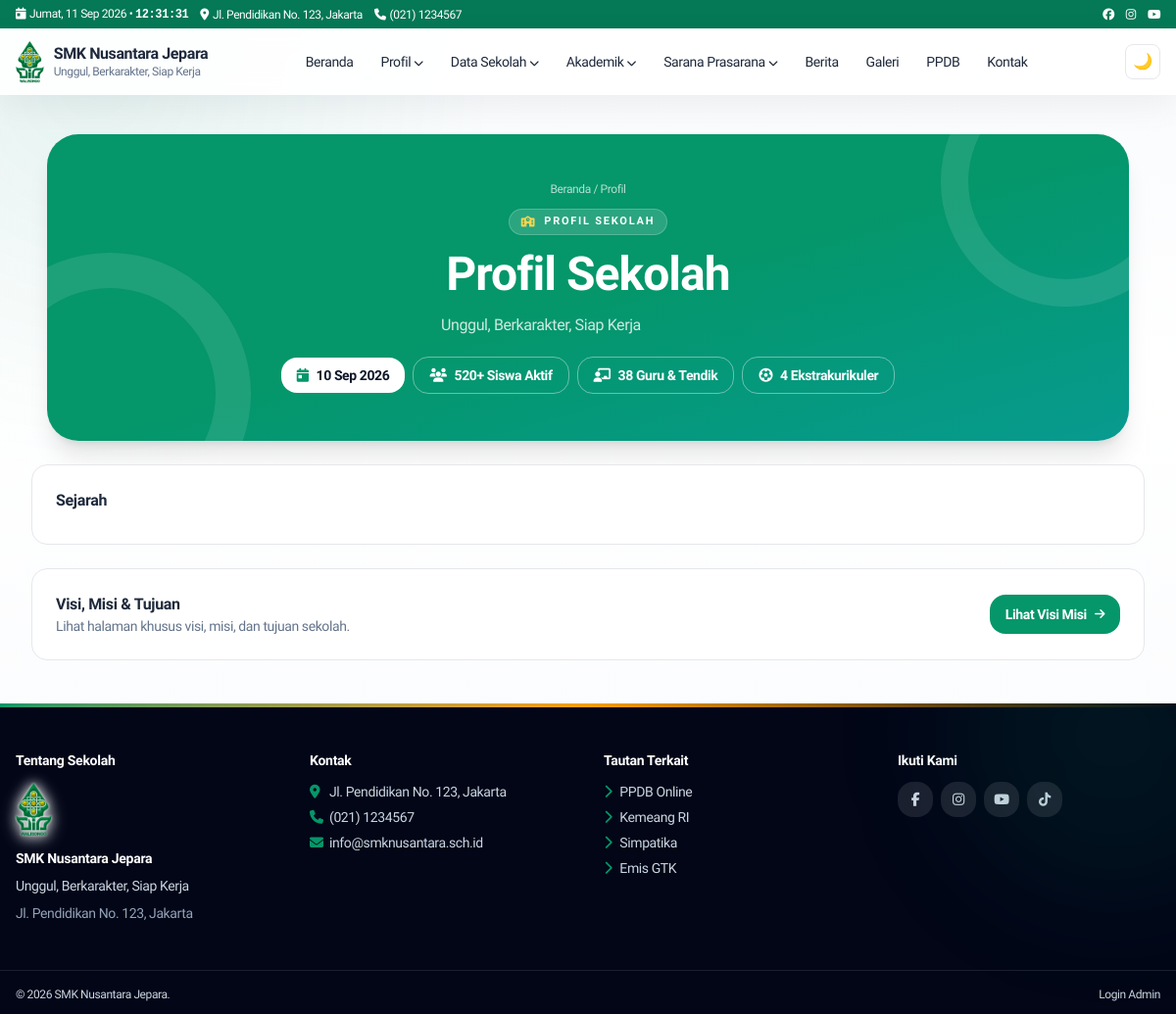
The page /profil on the database its author committed.
### tables this page shows
CREATE TABLE IF NOT EXISTS settings (
  id INT UNSIGNED AUTO_INCREMENT PRIMARY KEY,
  `key` VARCHAR(100) NOT NULL UNIQUE,
  `value` TEXT DEFAULT NULL,
  updated_at TIMESTAMP DEFAULT CURRENT_TIMESTAMP ON UPDATE CURRENT_TIMESTAMP
);

CREATE TABLE IF NOT EXISTS menu_items (
  id INT UNSIGNED AUTO_INCREMENT PRIMARY KEY,
  menu_id INT UNSIGNED NOT NULL,
  parent_id INT UNSIGNED DEFAULT NULL,
  label VARCHAR(150) NOT NULL,
  url VARCHAR(500) NOT NULL,
  target VARCHAR(20) DEFAULT '_self',
  sort_order INT DEFAULT 0,
  is_active TINYINT(1) DEFAULT 1,
  kind VARCHAR(20) NOT NULL DEFAULT 'link',
  mega_id INT UNSIGNED DEFAULT NULL,
  INDEX idx_menu_parent (menu_id, parent_id, sort_order),
  CONSTRAINT fk_mi_menu FOREIGN KEY (menu_id) REFERENCES menus(id) ON DELETE CASCADE,
  CONSTRAINT fk_mi_parent FOREIGN KEY (parent_id) REFERENCES menu_items(id) ON DELETE CASCADE
);

CREATE TABLE IF NOT EXISTS widgets (
  id INT UNSIGNED AUTO_INCREMENT PRIMARY KEY,
  area VARCHAR(60) NOT NULL,
  type VARCHAR(60) NOT NULL,
  title VARCHAR(150) DEFAULT NULL,
  content MEDIUMTEXT DEFAULT NULL,
  animation VARCHAR(30) NOT NULL DEFAULT 'zoom',
  sort_order INT DEFAULT 0,
  is_active TINYINT(1) DEFAULT 1,
  INDEX idx_area (area, is_active, sort_order)
);

### core/Router.php (called while the page is built, shortened)
<?php
final class Router {
 public static function dispatch(): void {
  require ROOT . '/pages/router.php';
 }
}

### index.php (called while the page is built, shortened)
<?php
require __DIR__ . '/config/database.php';
Router::dispatch();

### core/Database.php (called while the page is built, shortened)
<?php
final class Database {
    private static ?PDO $pdo = null;
    public static function conn(): PDO {
        if (self::$pdo) return self::$pdo;
        $c = require dirname(__DIR__) . '/config/database.php';
        $dsn = "mysql:host={$c['host']};dbname={$c['name']};charset={$c['charset']}";
        self::$pdo = new PDO($dsn, $c['user'], $c['pass'], [
            PDO::ATTR_ERRMODE => PDO::ERRMODE_EXCEPTION,
            PDO::ATTR_DEFAULT_FETCH_MODE => PDO::FETCH_ASSOC,
            PDO::ATTR_EMULATE_PREPARES => false,
        ]);
        return self::$pdo;
    }
    public static function setting(string $key, string $def = ''): string {
        try {
            $s = self::conn()->prepare('SELECT `value` FROM settings WHERE `key`=?');
            $s->execute([$key]);
            return (string)($s->fetchColumn() ?? $def);
        } catch (Throwable) { return $def; }
    }
}

### core/Helper.php (called while the page is built, shortened)
<?php
final class Helper {
    public static function e(?string $v): string { return htmlspecialchars((string)$v, ENT_QUOTES, 'UTF-8'); }
    public static function url(string $p = ''): string { return rtrim(BASE_URL, '/') . '/' . ltrim($p, '/'); }
    public static function menuUrl(string $u): array {
        $u = trim($u);
        if ($u === '' || $u === '#') return ['#', '_self'];
        $low = strtolower($u);
        if (str_starts_with($low, 'http://') || str_starts_with($low, 'https://')) return [$u, '_blank'];
        return [self::url(ltrim($u, '/')), '_self'];
    }
    public static function upload(string $p): string { return self::url('assets/uploads/' . ltrim($p, '/')); }
}

### pages/profile.php (the view, shortened to what this page needs)
<?php
require ROOT.'/templates/frontend/header.php';
?>
<div class="w-full px-4 md:px-8 py-10">
<?php
$heroBadge='<i class="fa fa-school text-amber-300"></i>Profil Sekolah';
$heroCrumb='<a href="'.Helper::url().'" class="hover:text-white">Beranda</a> / Profil';
require ROOT.'/templates/frontend/page-hero.php'; ?>
<div class="bg-white dark:bg-slate-800 border rounded-2xl p-6 mt-6 reveal min-w-0 max-w-full overflow-hidden"><h2 class="font-bold mb-2">Sejarah</h2></div>
<div class="bg-white dark:bg-slate-800 border rounded-2xl p-6 mt-6 reveal flex flex-col sm:flex-row sm:items-center gap-3 min-w-0 max-w-full overflow-hidden"><div class="min-w-0"><h2 class="font-bold">Visi, Misi & Tujuan</h2><p class="text-sm text-slate-500">Lihat halaman khusus visi, misi, dan tujuan sekolah.</p></div><a href="<?= Helper::url('visi-misi') ?>" class="sm:ml-auto shrink-0 inline-flex items-center gap-2 bg-emerald-600 text-white text-sm font-bold px-4 py-2.5 rounded-xl hover:bg-emerald-500">Lihat Visi Misi <i class="fa fa-arrow-right text-xs"></i></a></div>
</div>
<?php require ROOT.'/templates/frontend/footer.php'; ?>

### templates/frontend/navbar.php (shortened to what this page needs)
<?php
$top_addr = Database::setting('address','Jl. Pendidikan No.123');
$top_phone = Database::setting('phone','(021) 1234567');
$school = Database::setting('school_name','SMK Nusantara');
$tagline = Database::setting('tagline','Unggul, Berkarakter');
$logo = Database::setting('logo','');
try {
$db = Database::conn();
$mm = $db->query("SELECT * FROM menus WHERE location='primary' LIMIT 1")->fetch();
$items = [];
if ($mm) {
  $st = $db->prepare("SELECT * FROM menu_items WHERE menu_id=? AND is_active=1 ORDER BY sort_order");
  $st->execute([$mm['id']]); $items = $st->fetchAll();
}
} catch (Throwable) { $items=[]; $mega=[]; }
function menuTree($items,$parent=null){ $o=[]; foreach($items as $i){ if(($i['parent_id']??null)==$parent) $o[]=$i; } return $o; }
function menuLink($u,$forceTarget=null){ [$href,$t]=Helper::menuUrl($u); $t=$forceTarget?:$t; return 'href="'.Helper::e($href).'"'.($t==='_blank'?' target="_blank" rel="noopener noreferrer"':''); }
?>
<div class="bg-emerald-700 text-white text-xs block"><div class="max-w-7xl mx-auto px-4 py-1.5 flex justify-between items-center gap-2">
<div class="flex gap-3 min-w-0 items-center flex-wrap"><span class="shrink-0"><i class="fa fa-calendar-day mr-1"></i><span data-clock-date><?= Helper::tgl(date('Y-m-d')) ?></span> • <span data-clock-time class="font-mono font-bold"><?= date('H:i:s') ?></span></span><span class="hidden sm:inline truncate"><i class="fa fa-location-dot mr-1"></i><?= Helper::e($top_addr) ?></span><span class="hidden md:inline"><i class="fa fa-phone mr-1"></i><?= Helper::e($top_phone) ?></span><span class="hidden xl:inline"><i class="fa fa-envelope mr-1"></i><?= Helper::e($top_email) ?></span></div>
<div class="flex gap-3 shrink-0"><a href="#" aria-label="Facebook"><i class="fab fa-facebook"></i></a><a href="#" aria-label="Instagram"><i class="fab fa-instagram"></i></a><a href="#" aria-label="Youtube"><i class="fab fa-youtube"></i></a></div>
</div></div>
<header id="mainNav" class="sticky top-0 z-50 bg-white/90 dark:bg-slate-900/90 backdrop-blur border-b-0 transition">
<div class="max-w-7xl mx-auto px-4 py-3 flex items-center justify-between gap-3">
<a href="<?= Helper::url() ?>" class="flex items-center gap-2.5"><?php if($logo): ?><img src="<?= Helper::upload($logo) ?>" alt="Logo <?= Helper::e($school) ?>" class="h-11 w-auto object-contain shrink-0"><?php else: ?><span class="w-11 h-11 rounded-xl bg-emerald-600 text-white grid place-items-center font-bold shadow-sm"><?= Helper::e(mb_substr($school,0,1)) ?></span><?php endif; ?><span><span class="block font-extrabold leading-tight"><?= Helper::e($school) ?></span><span class="block text-xs text-slate-500"><?= Helper::e($tagline) ?></span></span></a>
<nav class="hidden lg:flex items-center gap-1 text-sm font-medium" id="deskMenu">
<?php foreach(menuTree($items) as $m): $ch=menuTree($items,$m['id']); $hasMega=false;
if(!$hasMega){ foreach($mega as $g){ if(($g['label']??'')===$m['label']) $hasMega=$g; } } ?>
<?php if($hasMega): $cols=json_decode($hasMega['columns_json']??'[]',true)?:[]; ?>
<div class="relative group"><button class="px-3 py-2 rounded-lg hover:bg-emerald-50"><?= Helper::e($m['label']) ?> <i class="fa fa-chevron-down text-[10px]"></i></button>
<div class="absolute left-1/2 -translate-x-1/2 top-full pt-2 opacity-0 invisible group-hover:opacity-100 group-hover:visible transition"><div class="bg-white dark:bg-slate-800 rounded-2xl shadow-xl border p-6 grid grid-cols-3 gap-6 w-[640px] max-w-[90vw]">
<?php foreach($cols as $c): ?><div><p class="font-bold text-xs uppercase text-emerald-700 mb-2"><?= Helper::e($c['title']??'') ?></p><?php foreach($c['links']??[] as $l): ?><a href="<?= Helper::e($l['url']??'#') ?>" class="block py-1 text-slate-600 dark:text-slate-300 hover:text-emerald-600"><?= Helper::e($l['label']??'') ?></a><?php endforeach; ?></div><?php endforeach; ?>
</div></div></div>
<?php elseif($ch): ?><div class="relative group"><a <?= menuLink($m['url'],$m['target']??null) ?> class="px-3 py-2 rounded-lg hover:bg-emerald-50 inline-block"><?= Helper::e($m['label']) ?> <i class="fa fa-chevron-down text-[10px]"></i></a>
</div>
<?php else: ?><a <?= menuLink($m['url'],$m['target']??null) ?> class="px-3 py-2 rounded-lg hover:bg-emerald-50"><?= Helper::e($m['label']) ?></a><?php endif; ?><?php endforeach; ?>
</nav>
<div class="flex items-center gap-2"><button id="darkBtn" class="w-9 h-9 rounded-lg border grid place-items-center" aria-label="Tema"></button></div>
</div>
</header>

### templates/frontend/footer.php (shortened to what this page needs)
</main>
<?php
$ft = Database::setting('footer_text',Database::setting('school_name',''));
$footerWidgets=[];
try{$footerWidgets=Database::conn()->query("SELECT * FROM widgets WHERE area='footer' AND is_active=1 ORDER BY sort_order,id")->fetchAll();}catch(Throwable){$footerWidgets=[];}
function renderFw($fw,$db){
  $fwc=trim((string)($fw['content']??'')); $t=$fw['type'];
  if($t==='about'){
    $school=Database::setting('school_name',''); $tagline=Database::setting('tagline',''); $addr=Database::setting('address','');
    $schoolLogo=Helper::upload(Database::setting('logo',''));
    if(Database::setting('logo','')){echo '<img src="'.$schoolLogo.'" alt="" class="h-14 w-auto object-contain mb-3" style="filter:drop-shadow(0 0 1px #fff) drop-shadow(0 0 6px rgba(255,255,255,.9)) drop-shadow(0 2px 8px rgba(255,255,255,.45))">';}
    echo '<h4 class="font-bold text-white mb-2">'.Helper::e($school).'</h4><p>'.Helper::e($tagline).'</p><p class="mt-2 text-slate-400">'.Helper::e($addr).'</p>';
    return;
  }
  if($t==='links'){ $lnks=json_decode((string)$fwc,true)?:[]; echo '<div class="grid gap-1.5">'; foreach($lnks as $lk){ $lbl=trim($lk['label']??''); $href=trim($lk['url']??''); [$fhref,$auto]=Helper::menuUrl($href); $tgt=(($lk['target']??'')==='_blank'||$auto==='_blank')?' target="_blank" rel="noopener noreferrer"':''; echo '<a href="'.Helper::e($fhref).'"'.$tgt.' class="text-sm hover:text-white hover:translate-x-1 transition"><i class="fa fa-chevron-right text-emerald-500 mr-2"></i>'.Helper::e($lbl).'</a>'; } echo '</div>'; return; }
  if($t==='contact'){ echo '<div class="grid gap-1.5 text-sm"><p><i class="fa fa-location-dot text-emerald-500 w-5"></i>'.Helper::e(Database::setting('address','-')).'</p><p><i class="fa fa-phone text-emerald-500 w-5"></i>'.Helper::e(Database::setting('phone','-')).'</p><p><i class="fa fa-envelope text-emerald-500 w-5"></i>'.Helper::e(Database::setting('email','-')).'</p></div>'; return; }
  if($t==='social'){ echo '<div class="flex flex-wrap gap-2">'; foreach(['facebook'=>'fa-facebook-f','instagram'=>'fa-instagram','youtube'=>'fa-youtube','tiktok'=>'fa-tiktok'] as $fsn=>$fsi){$fsu=Database::setting($fsn,'');if(!$fsu)continue;echo '<a href="'.Helper::e($fsu).'" target="_blank" rel="noopener noreferrer" class="w-9 h-9 rounded-xl bg-white/10 grid place-items-center hover:bg-emerald-600" aria-label="'.ucfirst($fsn).'"><i class="fab '.$fsi.'"></i></a>';} echo '</div>'; return; }
}
?>
<footer class="relative overflow-hidden bg-slate-950 text-slate-300 mt-auto w-full">
<div class="absolute inset-x-0 top-0 h-1 bg-gradient-to-r from-emerald-600 via-amber-500 to-emerald-600"></div>
<div class="absolute -top-32 -right-24 w-80 h-80 rounded-full bg-emerald-600/10 blur-3xl pointer-events-none"></div>
<div class="max-w-7xl mx-auto px-4 py-12 grid md:grid-cols-4 gap-8 text-sm">
<?php foreach($footerWidgets as $fw): ?>
<div><h4 class="font-bold text-white mb-3"><?= Helper::e($fw['title']?:'Informasi') ?></h4>
<?php renderFw($fw,$db); ?></div>
<?php endforeach; ?>
</div>
<div class="border-t border-white/10"><div class="max-w-7xl mx-auto px-4 py-4 flex flex-col md:flex-row justify-between text-xs gap-2">
<span>&copy; <?= date('Y') ?> <?= Helper::e($ft) ?>.</span>
<a href="<?= Helper::url('admin/login') ?>" target="_blank" rel="noopener noreferrer" class="hover:text-white">Login Admin</a>
</div></div>
</footer>
</body></html>

### assets/css/style.css (style rules this page uses)
:root { --font-body:"Plus Jakarta Sans",system-ui,-apple-system,"Segoe UI",sans-serif }
html,body,input,select,textarea,button { font-family:var(--font-body)!important }
h1,h2,h3,h4 { font-family:var(--font-body)!important;letter-spacing:-.02em;font-weight:800 }
.reveal { opacity:1 }
.reveal.show { animation:revealIn .7s cubic-bezier(.16,1,.3,1) both }
.card-hover,[class*="rounded-2xl"].border,[class*="rounded-3xl"].border { transition:transform .28s cubic-bezier(.16,1,.3,1),box-shadow .28s ease,border-color .28s ease }
html,body { max-width:100%;overflow-x:clip }
body { position:relative }
main,header,footer { max-width:100% }
img,video,iframe { max-width:100%;height:auto }
main .grid>*,main .flex>* { min-width:0;max-width:100% }
main>div { max-width:100%;min-width:0 }
.reveal { min-width:0;max-width:100%;overflow-wrap:anywhere }
html { height:100% }
body.site-shell { min-height:100vh;display:flex;flex-direction:column }
body.site-shell>footer { margin-top:auto;flex-shrink:0;width:100% }

### rows shown on the page
settings: value "Jl. Pendidikan No. 123, Jakarta"
settings: value "(021) 1234567"
settings: value (picture)
settings: value "SMK Nusantara Jepara"
settings: value "Unggul, Berkarakter, Siap Kerja"
menu_items: label "Beranda"
menu_items: label "Profil"
menu_items: label "Data Sekolah"
menu_items: label "Akademik"
menu_items: label "Sarana Prasarana"
menu_items: label "Berita"
menu_items: label "Galeri"
menu_items: label "PPDB", lbl "Kemeang RI", lbl "Simpatika", lbl "Emis GTK"
menu_items: label "Kontak"
widgets: title "Tentang Sekolah", settings.value (picture), settings.value "SMK Nusantara Jepara", settings.value "Unggul, Berkarakter, Siap Kerja", settings.value "Jl. Pendidikan No. 123, Jakarta"
widgets: title "Kontak", settings.value "Jl. Pendidikan No. 123, Jakarta", settings.value "(021) 1234567", settings.value "info@smknusantara.sch.id"
widgets: title "Tautan Terkait", type "links" (drawn), lbl "PPDB Online"
widgets: title "Ikuti Kami", type "social" (drawn)

### other values the page prints
Helper::e($heroTitle) "Profil Sekolah"
$heroDesc "Unggul, Berkarakter, Siap Kerja"
Helper::e($st['label']??'') "10 Sep 2026"
Helper::e($st['label']??'') "520+ Siswa Aktif"
Helper::e($st['label']??'') "38 Guru & Tendik"
Helper::e($st['label']??'') "4 Ekstrakurikuler"
